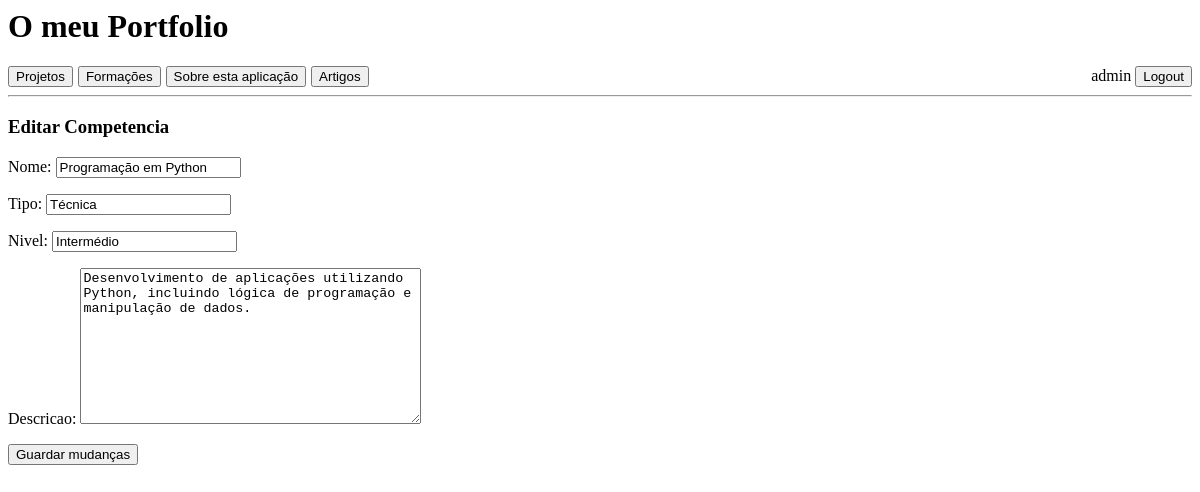
Screenshot of /competencia/1/edita (signed in) with the database file from the repository.
### portfolio/models.py (models this page shows, shortened)
class Competencia(models.Model):
    nome = models.CharField(max_length=200)
    tipo = models.CharField(max_length=100)
    nivel = models.CharField(max_length=50)
    descricao = models.TextField()

### portfolio/views.py (the view)
# urls.py: path('competencia/<int:competencia_id>/edita', views.edita_competencia_view,name="edita_competencia"),
@login_required
def edita_competencia_view(request, competencia_id):
    competencia = Competencia.objects.get(id=competencia_id)
    if request.POST:
        form = CompetenciaForm(request.POST or None, request.FILES, instance=competencia)
        if form.is_valid():
            form.save()
            return redirect('index')
    else:
        form = CompetenciaForm(instance=competencia)
    context = {'form': form, 'competencia':competencia}
    return render(request, 'portfolio/edita_competencia.html', context)

### portfolio/forms.py
class CompetenciaForm(forms.ModelForm):
    class Meta:
        model = Competencia
        fields = '__all__'

### portfolio/templates/portfolio/edita_competencia.html (shortened to what this page needs)
{% extends 'portfolio/layout.html' %}
{% block content %}
    <h3>Editar Competencia</h3>
    <form action="{% url 'edita_competencia' competencia.id %}" method="post" enctype='multipart/form-data'>
      {{ form.as_p }}
      <input type="submit" value="Guardar mudanças">
    </form>
{% endblock %}

### portfolio/templates/portfolio/layout.html (shortened to what this page needs)
<html>
<head>
</head>
<body>
    <header>
        <h1>O meu Portfolio</h1>
        <nav>
            <a href="{% url 'index' %}">
                <button>Projetos</button>
            </a>
            <a href="{% url 'pagina_formacoes' %}">
                <button>Formações</button>
            </a>
            <a href="{% url 'sobre' %}">
                <button>Sobre esta aplicação</button>
            </a>
            <a href="{% url 'artigos' %}">
                <button>Artigos</button>
            </a>
            <div style="margin-left: auto;">
                {% if request.user.is_authenticated %}
                {{ request.user.username }}
                <a href="{% url 'logout' %}">
                    <button>Logout</button>
                </a>
                {% else %}
                <a href="{% url 'login' %}">
                    <button>Login</button>
                </a>
                {% endif %}
            </div>
        </nav>
    </header>
    <hr>
    <main>
        {% block content %}
        {% endblock %}
    </main>
</body>
</html>

### portfolio/templates/portfolio/layout.html (style rules this page uses)
body { background: white; }
header nav { display: flex; flex-direction: row; justify-content: flex-start; gap: 5px; }

### rows the page displays
Competencia: nome "Programação em Python", tipo "Técnica", nivel "Intermédio", descricao "Desenvolvimento de aplicações utilizando Python, incluindo lógica de programação e manipulação de dados."

### other values shown
{{ request.user.username }} "admin"
